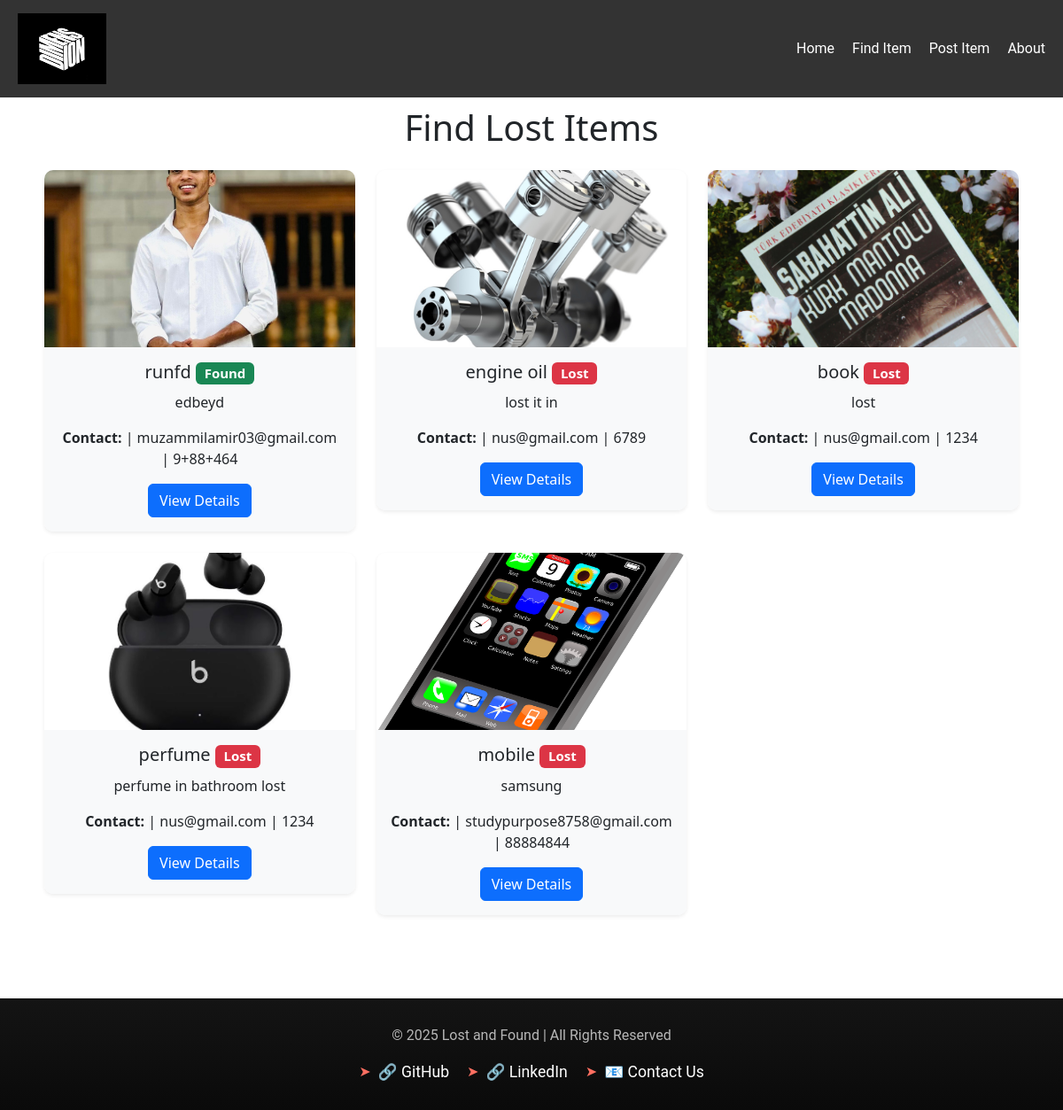
The page /find/ on the database its author committed.
### l_f/models.py (models this page shows, shortened)
class LostItem(models.Model):
    STATUS_CHOICES = [
        ("lost", "Lost"),
        ("found", "Found"),
    ]
    user = models.ForeignKey(
        User,
        on_delete=models.CASCADE,
        null=True,
        blank=True,
        related_name="lost_items"
    )
    title = models.CharField(max_length=200)
    description = models.TextField()
    email = models.EmailField()
    phone = models.CharField(max_length=15)
    image = models.ImageField(upload_to="lost_items/", blank=True, null=True)
    status = models.CharField(
        max_length=10, choices=STATUS_CHOICES, default="lost"
    )  # Status field for Lost/Found
    created_at = models.DateTimeField(auto_now_add=True)

### l_f/views.py (the view)
# urls.py: path("find/", views.find_item, name="find_item"),
def find_item(request):
    items = LostItem.objects.all().order_by('-created_at')
    return render(request, "l_f/find_item.html", {"items": items})

### l_f/templates/l_f/find_item.html (shortened to what this page needs)
{% load static %}
<!DOCTYPE html>
<html lang="en">
<head>
    <link rel="stylesheet" href="https://cdn.jsdelivr.net/npm/bootstrap@5.3.0/dist/css/bootstrap.min.css">
    <link rel="stylesheet" href="https://unpkg.com/aos@next/dist/aos.css">
</head>
<body>
    <nav>
        <a href="{% url 'home' %}">
            <img src="{% static 'l_f/logo2.jpeg' %}" alt="Lost & Found" class="logo">
        </a>
        <ul class="navbar-nav flex-row">
            <li class="nav-item"><a class="nav-link text-white" href="{% url 'home' %}">Home</a></li>
            <li class="nav-item"><a class="nav-link text-white" href="{% url 'find_item' %}">Find Item</a></li>
            <li class="nav-item"><a class="nav-link text-white" href="{% url 'post_item' %}">Post Item</a></li>
            <li class="nav-item"><a class="nav-link text-white" href="{% url 'about_page' %}">About</a></li>
        </ul>
    </nav>
    <div class="container">
        <h1 class="text-center mb-4">Find Lost Items</h1>
        <div class="row">
            {% if items %}
                {% for item in items %}
                    <div class="col-md-4 mb-4" data-aos="fade-up">
                        <div class="card shadow-sm">
                            {% if item.image %}
                                <img src="{{ item.image.url }}" class="card-img-top" alt="{{ item.title }}">
                            {% else %}
                                <img src="https://via.placeholder.com/300" class="card-img-top" alt="No Image">
                            {% endif %}
                            <div class="card-body">
                                <h5 class="card-title">
                                    {{ item.title }}
                                    {% if item.status == "lost" %}
                                        <span class="badge bg-danger">Lost</span>
                                    {% else %}
                                        <span class="badge bg-success">Found</span>
                                    {% endif %}
                                </h5>
                                <p class="card-text">{{ item.description }}</p>
                                <p><strong>Contact:</strong> {{ item.name }} | {{ item.email }} | {{ item.phone }}</p>
                                <button type="button" class="btn btn-primary" data-bs-toggle="modal" data-bs-target="#detailsModal{{ item.id }}">
                                    View Details
                                </button>
                            </div>
                        </div>
                    </div>
                {% endfor %}
            {% else %}
                <p class="no-items text-center">No lost items found.</p>
            {% endif %}
        </div>
    </div>
    <footer>
        <div class="footer-content">
            <p>&copy; 2025 Lost and Found | All Rights Reserved</p>
            <div class="social-links">
                <a href="{% url 'about_page' %}">🔗 GitHub</a>
                <a href="{% url 'about_page' %}">🔗 LinkedIn</a>
                <a href="{% url 'about_page' %}">📧 Contact Us</a>
            </div>
        </div>
    </footer>
</body>
</html>

### l_f/templates/l_f/find_item.html (style rules this page uses)
nav { display: flex; justify-content: space-between; align-items: center; padding: 15px 20px; background-color: rgba(0, 0, 0, 0.8); position: fixed; width: 100%; top: 0; left: 0; z-index: 1000; }
nav ul { list-style: none; display: flex; gap: 20px; }
nav ul li a { text-decoration: none; color: white; transition: color 0.3s, transform 0.3s; font-size: 1.2rem; font-family: 'Roboto', sans-serif; }
.container { margin-top: 100px; padding: 20px; }
.card { border: none; border-radius: 10px; overflow: hidden; transition: transform 0.3s ease-in-out; }
.card-img-top { height: 200px; object-fit: cover; }
.card-body { background-color: #f8f9fa; text-align: center; }
.logo { height: 80px; width: 100px; display: block; }
footer { background: linear-gradient(180deg, rgba(20, 20, 20, 1), rgba(10, 10, 10, 1)); color: #e0e0e0; text-align: center; padding: 30px 20px; position: relative; bottom: 0; width: 100%; margin-top: 50px; font-family: 'Roboto', sans-serif; box-shadow: 0px -2px 10px rgba(255, 255, 255, 0.1); }
.footer-content { max-width: 800px; margin: auto; }
.footer-content p { font-size: 1rem; opacity: 0.8; }
.social-links { margin-top: 15px; display: flex; justify-content: center; gap: 20px; }
.social-links a { color: white; text-decoration: none; font-size: 1.1rem; transition: color 0.3s ease-in-out, transform 0.2s ease-in-out; display: inline-flex; align-items: center; gap: 8px; }
.social-links a::before { content: "➤"; font-size: 1rem; color: #ff6f61; transition: color 0.3s ease-in-out; }

### rows shown on the page
LostItem: image (picture), title "runfd", status "Found", description "edbeyd", email "muzammilamir03@gmail.com", phone "9+88+464"
LostItem: image (picture), title "engine oil", status "Lost", description "lost it in", email "nus@gmail.com", phone "6789"
LostItem: image (picture), title "book", status "Lost", description "lost", email "nus@gmail.com", phone "1234"
LostItem: image (picture), title "perfume", status "Lost", description "perfume in bathroom lost", email "nus@gmail.com", phone "1234"
LostItem: image (picture), title "mobile", status "Lost", description "samsung", email "studypurpose8758@gmail.com", phone "88884844"
